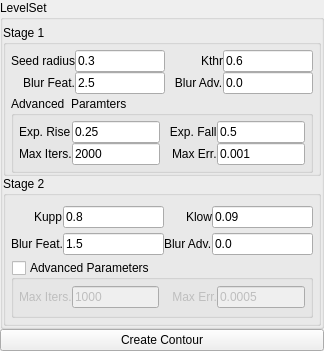
<?xml version="1.0" encoding="UTF-8"?>
<ui version="4.0">
 <class>svMLLevelSet2DWidget</class>
 <widget class="QWidget" name="svMLLevelSet2DWidget">
  <property name="geometry">
   <rect>
    <x>0</x>
    <y>0</y>
    <width>324</width>
    <height>351</height>
   </rect>
  </property>
  <property name="windowTitle">
   <string>Form</string>
  </property>
  <layout class="QVBoxLayout" name="verticalLayout">
   <property name="spacing">
    <number>0</number>
   </property>
   <property name="leftMargin">
    <number>0</number>
   </property>
   <property name="topMargin">
    <number>0</number>
   </property>
   <property name="rightMargin">
    <number>0</number>
   </property>
   <property name="bottomMargin">
    <number>0</number>
   </property>
   <item>
    <widget class="QGroupBox" name="groupBox_5">
     <property name="title">
      <string>LevelSet</string>
     </property>
     <layout class="QVBoxLayout" name="verticalLayout_4">
      <property name="spacing">
       <number>0</number>
      </property>
      <property name="leftMargin">
       <number>0</number>
      </property>
      <property name="topMargin">
       <number>5</number>
      </property>
      <property name="rightMargin">
       <number>0</number>
      </property>
      <property name="bottomMargin">
       <number>0</number>
      </property>
      <item>
       <widget class="QWidget" name="widget_3" native="true">
        <layout class="QVBoxLayout" name="verticalLayout_2">
         <property name="spacing">
          <number>0</number>
         </property>
         <property name="leftMargin">
          <number>0</number>
         </property>
         <property name="topMargin">
          <number>0</number>
         </property>
         <property name="rightMargin">
          <number>0</number>
         </property>
         <property name="bottomMargin">
          <number>0</number>
         </property>
         <item>
          <widget class="QGroupBox" name="groupBox_2">
           <property name="title">
            <string>Stage 1</string>
           </property>
           <layout class="QVBoxLayout" name="verticalLayout_3">
            <property name="spacing">
             <number>0</number>
            </property>
            <property name="leftMargin">
             <number>5</number>
            </property>
            <property name="topMargin">
             <number>5</number>
            </property>
            <property name="rightMargin">
             <number>5</number>
            </property>
            <property name="bottomMargin">
             <number>0</number>
            </property>
            <item>
             <widget class="QWidget" name="widget" native="true">
              <layout class="QGridLayout" name="gridLayout">
               <property name="leftMargin">
                <number>0</number>
               </property>
               <property name="topMargin">
                <number>0</number>
               </property>
               <property name="rightMargin">
                <number>0</number>
               </property>
               <property name="bottomMargin">
                <number>0</number>
               </property>
               <property name="spacing">
                <number>0</number>
               </property>
               <item row="1" column="2" alignment="Qt::AlignRight">
                <widget class="QLabel" name="label_4">
                 <property name="text">
                  <string>   Blur Adv.</string>
                 </property>
                </widget>
               </item>
               <item row="1" column="0" alignment="Qt::AlignRight">
                <widget class="QLabel" name="label_3">
                 <property name="text">
                  <string>Blur Feat.</string>
                 </property>
                </widget>
               </item>
               <item row="0" column="1">
                <widget class="QLineEdit" name="lineRadius">
                 <property name="sizePolicy">
                  <sizepolicy hsizetype="Preferred" vsizetype="Fixed">
                   <horstretch>0</horstretch>
                   <verstretch>0</verstretch>
                  </sizepolicy>
                 </property>
                 <property name="text">
                  <string>0.3</string>
                 </property>
                </widget>
               </item>
               <item row="0" column="3">
                <widget class="QLineEdit" name="lineKthr">
                 <property name="text">
                  <string>0.6</string>
                 </property>
                </widget>
               </item>
               <item row="1" column="3">
                <widget class="QLineEdit" name="lineAdv1">
                 <property name="text">
                  <string>0.0</string>
                 </property>
                </widget>
               </item>
               <item row="0" column="0" alignment="Qt::AlignRight">
                <widget class="QLabel" name="label">
                 <property name="text">
                  <string>Seed radius</string>
                 </property>
                </widget>
               </item>
               <item row="0" column="2" alignment="Qt::AlignRight">
                <widget class="QLabel" name="label_2">
                 <property name="text">
                  <string>Kthr</string>
                 </property>
                </widget>
               </item>
               <item row="1" column="1">
                <widget class="QLineEdit" name="lineFeat1">
                 <property name="text">
                  <string>2.5</string>
                 </property>
                </widget>
               </item>
              </layout>
             </widget>
            </item>
            <item>
             <widget class="ctkCollapsibleGroupBox" name="CollapsibleGroupBox">
              <property name="title">
               <string>Advanced  Paramters</string>
              </property>
              <property name="flat">
               <bool>false</bool>
              </property>
              <property name="checked">
               <bool>false</bool>
              </property>
              <layout class="QGridLayout" name="gridLayout_2">
               <property name="leftMargin">
                <number>5</number>
               </property>
               <property name="topMargin">
                <number>5</number>
               </property>
               <property name="rightMargin">
                <number>5</number>
               </property>
               <property name="bottomMargin">
                <number>5</number>
               </property>
               <property name="spacing">
                <number>0</number>
               </property>
               <item row="0" column="0">
                <widget class="QWidget" name="widget_4" native="true">
                 <layout class="QGridLayout" name="gridLayout_3">
                  <property name="leftMargin">
                   <number>0</number>
                  </property>
                  <property name="topMargin">
                   <number>0</number>
                  </property>
                  <property name="rightMargin">
                   <number>0</number>
                  </property>
                  <property name="bottomMargin">
                   <number>0</number>
                  </property>
                  <property name="spacing">
                   <number>0</number>
                  </property>
                  <item row="1" column="0">
                   <widget class="QLabel" name="label_5">
                    <property name="text">
                     <string>Exp. Rise</string>
                    </property>
                   </widget>
                  </item>
                  <item row="1" column="1">
                   <widget class="QLineEdit" name="lineRise">
                    <property name="text">
                     <string>0.25</string>
                    </property>
                   </widget>
                  </item>
                  <item row="1" column="3">
                   <widget class="QLineEdit" name="lineFall">
                    <property name="text">
                     <string>0.5</string>
                    </property>
                   </widget>
                  </item>
                  <item row="1" column="2">
                   <widget class="QLabel" name="label_6">
                    <property name="text">
                     <string>   Exp. Fall</string>
                    </property>
                   </widget>
                  </item>
                  <item row="2" column="0">
                   <widget class="QLabel" name="label_7">
                    <property name="text">
                     <string>Max Iters.</string>
                    </property>
                   </widget>
                  </item>
                  <item row="2" column="2" alignment="Qt::AlignRight">
                   <widget class="QLabel" name="label_8">
                    <property name="text">
                     <string>Max Err.</string>
                    </property>
                   </widget>
                  </item>
                  <item row="2" column="1">
                   <widget class="QLineEdit" name="lineMaxIters1">
                    <property name="text">
                     <string>2000</string>
                    </property>
                   </widget>
                  </item>
                  <item row="2" column="3">
                   <widget class="QLineEdit" name="lineMaxErr1">
                    <property name="text">
                     <string>0.001</string>
                    </property>
                   </widget>
                  </item>
                 </layout>
                </widget>
               </item>
              </layout>
             </widget>
            </item>
           </layout>
          </widget>
         </item>
        </layout>
       </widget>
      </item>
      <item>
       <widget class="QWidget" name="widget_6" native="true">
        <layout class="QVBoxLayout" name="verticalLayout_6">
         <property name="spacing">
          <number>0</number>
         </property>
         <property name="leftMargin">
          <number>0</number>
         </property>
         <property name="topMargin">
          <number>0</number>
         </property>
         <property name="rightMargin">
          <number>0</number>
         </property>
         <property name="bottomMargin">
          <number>0</number>
         </property>
         <item>
          <widget class="QGroupBox" name="groupBox">
           <property name="title">
            <string>Stage 2</string>
           </property>
           <property name="checkable">
            <bool>false</bool>
           </property>
           <layout class="QVBoxLayout" name="verticalLayout_5">
            <property name="spacing">
             <number>0</number>
            </property>
            <property name="leftMargin">
             <number>5</number>
            </property>
            <property name="topMargin">
             <number>5</number>
            </property>
            <property name="rightMargin">
             <number>5</number>
            </property>
            <property name="bottomMargin">
             <number>5</number>
            </property>
            <item>
             <widget class="QWidget" name="widget_8" native="true">
              <layout class="QGridLayout" name="gridLayout_5">
               <property name="leftMargin">
                <number>0</number>
               </property>
               <property name="topMargin">
                <number>0</number>
               </property>
               <property name="rightMargin">
                <number>0</number>
               </property>
               <property name="bottomMargin">
                <number>0</number>
               </property>
               <property name="spacing">
                <number>0</number>
               </property>
               <item row="0" column="3">
                <widget class="QLineEdit" name="lineKlow">
                 <property name="text">
                  <string>0.09</string>
                 </property>
                </widget>
               </item>
               <item row="0" column="0" alignment="Qt::AlignRight">
                <widget class="QLabel" name="label_9">
                 <property name="text">
                  <string>Kupp</string>
                 </property>
                </widget>
               </item>
               <item row="0" column="2" alignment="Qt::AlignRight">
                <widget class="QLabel" name="label_10">
                 <property name="text">
                  <string>Klow</string>
                 </property>
                </widget>
               </item>
               <item row="0" column="1">
                <widget class="QLineEdit" name="lineKupp">
                 <property name="text">
                  <string>0.8</string>
                 </property>
                </widget>
               </item>
               <item row="1" column="0" alignment="Qt::AlignRight">
                <widget class="QLabel" name="label_11">
                 <property name="text">
                  <string>Blur Feat.</string>
                 </property>
                </widget>
               </item>
               <item row="1" column="1">
                <widget class="QLineEdit" name="lineFeat2">
                 <property name="text">
                  <string>1.5</string>
                 </property>
                </widget>
               </item>
               <item row="1" column="2" alignment="Qt::AlignRight">
                <widget class="QLabel" name="label_12">
                 <property name="text">
                  <string>Blur Adv.</string>
                 </property>
                </widget>
               </item>
               <item row="1" column="3">
                <widget class="QLineEdit" name="lineAdv2">
                 <property name="text">
                  <string>0.0</string>
                 </property>
                </widget>
               </item>
              </layout>
             </widget>
            </item>
            <item>
             <widget class="ctkCollapsibleGroupBox" name="CollapsibleGroupBox_2">
              <property name="title">
               <string>Advanced Parameters</string>
              </property>
              <property name="checkable">
               <bool>true</bool>
              </property>
              <property name="checked">
               <bool>false</bool>
              </property>
              <layout class="QGridLayout" name="gridLayout_7">
               <property name="leftMargin">
                <number>5</number>
               </property>
               <property name="topMargin">
                <number>5</number>
               </property>
               <property name="rightMargin">
                <number>5</number>
               </property>
               <property name="bottomMargin">
                <number>5</number>
               </property>
               <property name="spacing">
                <number>0</number>
               </property>
               <item row="0" column="0">
                <widget class="QWidget" name="widget_9" native="true">
                 <layout class="QGridLayout" name="gridLayout_8">
                  <property name="leftMargin">
                   <number>0</number>
                  </property>
                  <property name="topMargin">
                   <number>0</number>
                  </property>
                  <property name="rightMargin">
                   <number>0</number>
                  </property>
                  <property name="bottomMargin">
                   <number>0</number>
                  </property>
                  <property name="spacing">
                   <number>0</number>
                  </property>
                  <item row="0" column="0">
                   <widget class="QLabel" name="label_13">
                    <property name="text">
                     <string>Max Iters.</string>
                    </property>
                   </widget>
                  </item>
                  <item row="0" column="1">
                   <widget class="QLineEdit" name="lineMaxIters2">
                    <property name="text">
                     <string>1000</string>
                    </property>
                   </widget>
                  </item>
                  <item row="0" column="2">
                   <widget class="QLabel" name="label_14">
                    <property name="text">
                     <string>    Max Err.</string>
                    </property>
                   </widget>
                  </item>
                  <item row="0" column="3">
                   <widget class="QLineEdit" name="lineMaxErr2">
                    <property name="text">
                     <string>0.0005</string>
                    </property>
                   </widget>
                  </item>
                 </layout>
                </widget>
               </item>
              </layout>
             </widget>
            </item>
           </layout>
          </widget>
         </item>
        </layout>
       </widget>
      </item>
     </layout>
    </widget>
   </item>
   <item>
    <widget class="QPushButton" name="doButton">
     <property name="text">
      <string>Create Contour</string>
     </property>
    </widget>
   </item>
  </layout>
 </widget>
 <customwidgets>
  <customwidget>
   <class>ctkCollapsibleGroupBox</class>
   <extends>QGroupBox</extends>
   <header>ctkCollapsibleGroupBox.h</header>
   <container>1</container>
  </customwidget>
 </customwidgets>
 <resources/>
 <connections/>
</ui>
